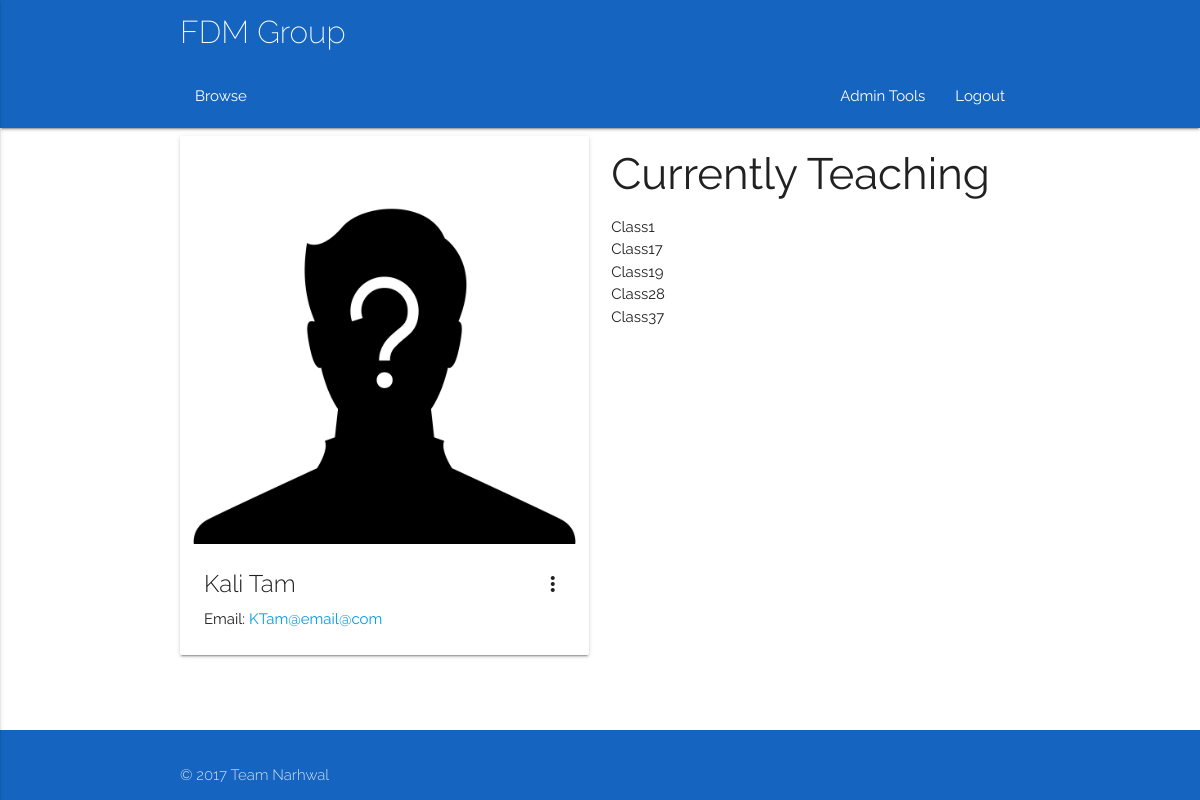
Page /trainers/6 (signed in) on the committed database.
### app/models.py (models this page shows, shortened)
class User(db.Model):
	__tablename__ = 'User'
	userID = db.Column(db.Integer, primary_key = True)
	name = db.Column(db.String(100))
	username = db.Column(db.String(100))
	email = db.Column(db.String(100))
	password = db.Column(db.String(100))
	type = db.Column(db.String(100))
	__mapper_args__ = {
		'polymorphic_identity': 'base',
		'polymorphic_on': type
	}

class Class(db.Model):
	__tablename__ = 'Class'
	classID = db.Column(db.Integer, primary_key = True)
	coursePoint = db.Column(db.Integer, db.ForeignKey('Course.courseID'))
	course = db.relationship("Course", foreign_keys = [coursePoint])
	courseID = db.Column(db.Integer)
	title = db.Column(db.String(100))
	description = db.Column(db.String(100))
	capacity = db.Column(db.Integer)
	startDate = db.Column(db.DateTime)
	duration = db.Column(db.Integer)
	endDate = db.Column(db.DateTime)
	reqFac = db.Column(db.String(100), default = 'None')
	preTrain = relationship("Class")
	parent_id = Column(db.Integer, ForeignKey('Class.classID'))
	locationPoint = db.Column(db.Integer, db.ForeignKey('Room.roomID'))
	location = db.relationship("Room", foreign_keys = [locationPoint])
	trainerPoint = db.Column(db.Integer, db.ForeignKey('Trainer.trainerID'))
	trainer = db.relationship("Trainer", foreign_keys = [trainerPoint])
	attendanceList = db.relationship('Delegate', secondary = association_table)
	waitList = db.relationship('Delegate', secondary = waiting_table)

### app/views.py (the view)
@app.route('/trainers/<id>')
@login_required
def trainerSchedule(id):
    trainerID = id
    if current_user.type != 'Admin':
        abort(403)
    current_trainer = trainers(trainerID=trainerID)
    trainerClassList = classes(trainerPoint=trainerID)
    if type(trainerClassList) != list:
        trainerClassList = [trainerClassList]
    return render_template('trainersSched.html', title='Trainer Schedule', current_trainer=current_trainer, trainerClassList=trainerClassList)

### app/views.py (called while the page is built)
@login_manager.user_loader
def load_user(id):
    return models.User.query.get(id)

### queries.py (called while the page is built)
def listConvert(x):
    if(x.count() == 1):
        x = x[0]
        return x
    else:
        y = []
    for i in x:
        y.append(i)
    return y

def classes(**kwargs):
    q = models.Class.query.filter_by(**kwargs)
    q = listConvert(q)
    return q

def trainers(**kwargs):
    q = models.Trainer.query.filter_by(**kwargs)
    q = listConvert(q)
    return q

### app/templates/trainersSched.html (shortened to what this page needs)
{% extends "base.html" %} {% block content %}
<div class="container">
    <div class="row">
        <div class="col l6 m6 s12">
            <div class="card hoverable">
                <div class="card-image waves-effect waves-block waves-light">
                    <img class="activator" src="{{url_for('static', filename = 'images/unknown.jpg')}}">
                </div>
                <div class="card-content">
                    <span class="card-title activator grey-text text-darken-4">{{current_trainer.name}}<i class="material-icons right">more_vert</i></span>
                    <p>Email: <a href="mailto:{{current_trainer.email}}">{{current_trainer.email}}</a></p>
                </div>
            </div>
        </div>
        <div class="col l6 m6 s12">
            <h3> Currently Teaching </h3>
            <ul>
                {% for item in trainerClassList %}
                <li>{{item.title}}<br >{{item.startTime}}</li>
                {% endfor %}
            </ul>
        </div>
    </div>
    {% endblock %}

### app/static/css/style.css (style rules this page uses)
html { font-family: 'Raleway', sans-serif; }
.Site { display: flex; min-height: 100vh; flex-direction: column; }

### rows in the picture
User: name "Kali Tam", email "KTam@email@com"
Class: title "Class1"
Class: title "Class17"
Class: title "Class19"
Class: title "Class28"
Class: title "Class37"
